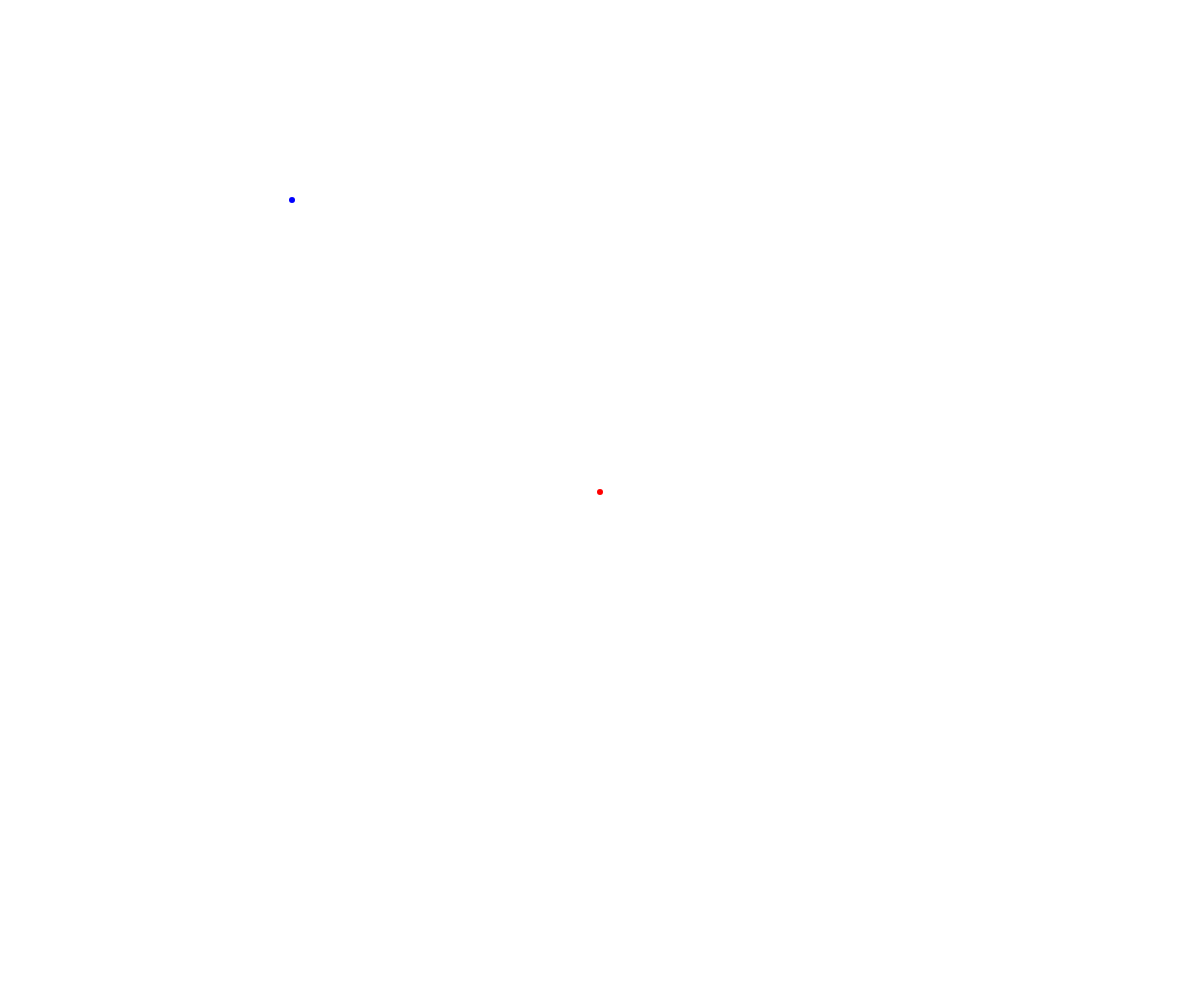
Frame 1 (no input)
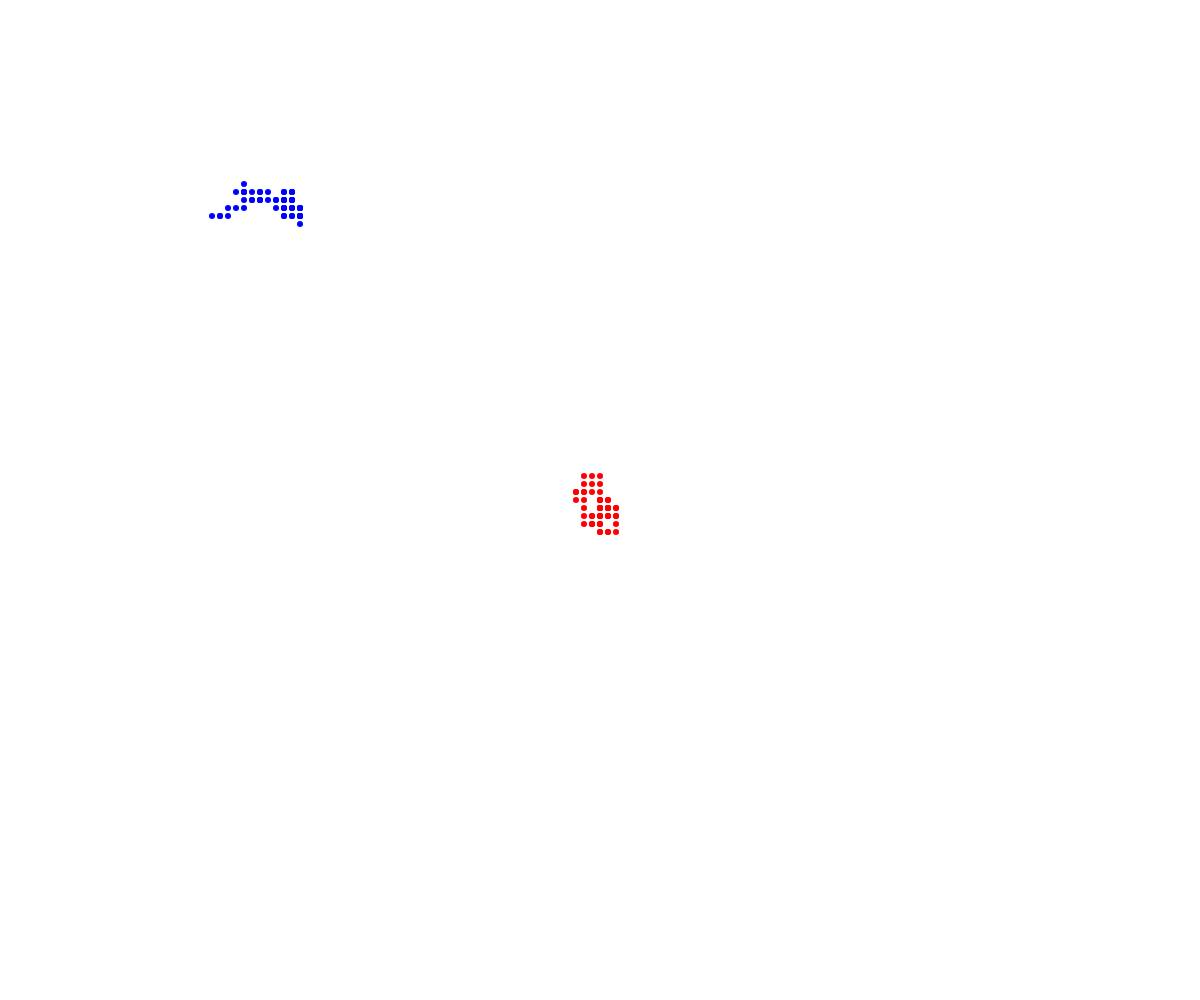
Frame 60 (no input)
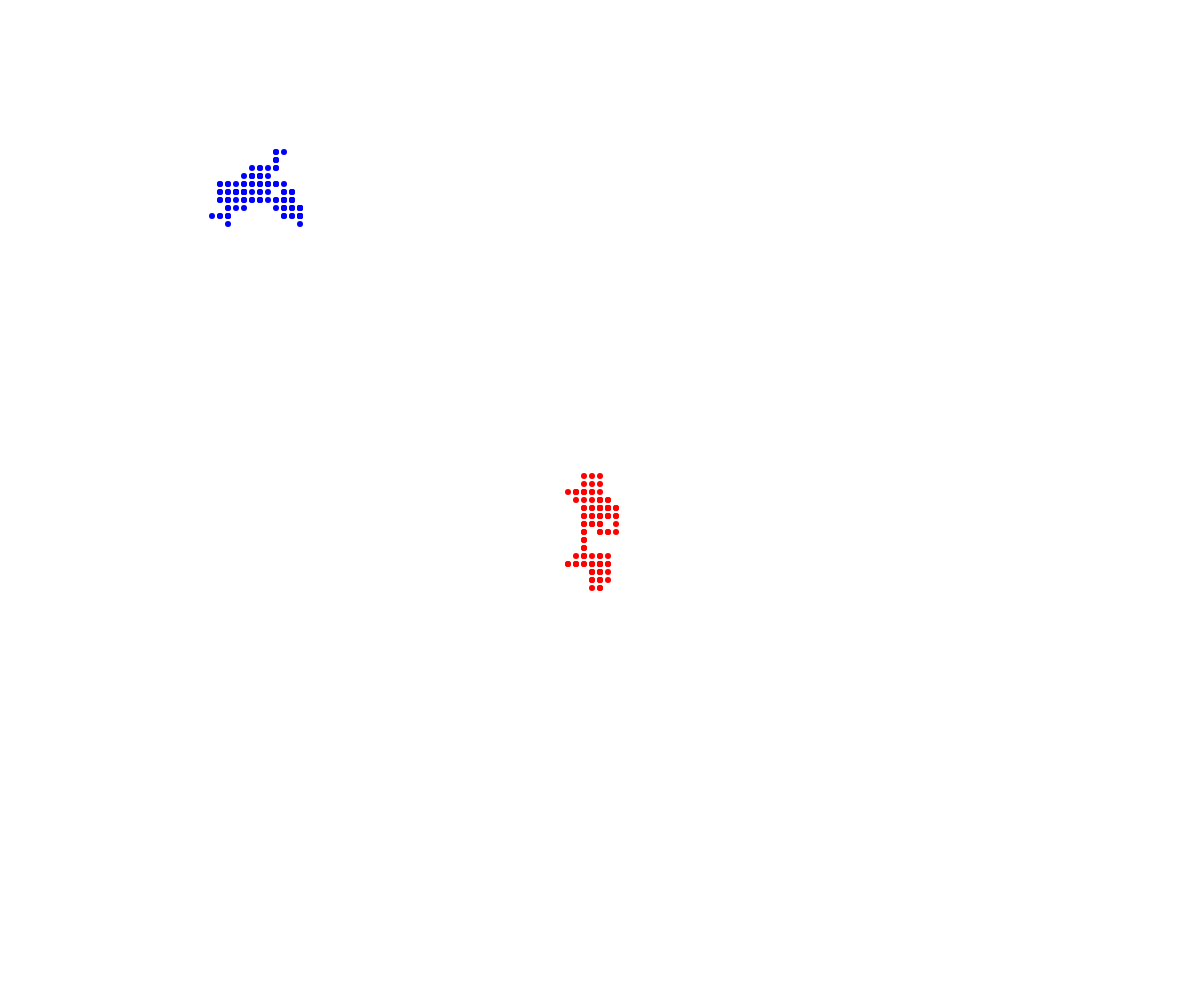
Frame 120 (the mouse pressed at the canvas centre since frame 60)

The p5.js sketch that drew these frames (run headless with seeded random() and noise() and a simulated clock; from frame 60 on, the mouse is pressed at the canvas centre):

// p5.js sketch
// ── sketch.js
// Walker OOP Array Demo

class Walker {
  constructor(x, y, theColor) {
    this.x = x;
    this.y = y;
    this.speed = 8;
    this.radius = 3;
    this.color = theColor;
  }

  display() {
    noStroke();
    fill(this.color);
    circle(this.x, this.y, this.radius*2);
  }

  move() {
    let choice = random(100);
    if (choice < 25) {
      //up
      this.y -= this.speed;
    }
    else if (choice < 50) {
      //down
      this.y += this.speed;
    }
    else if (choice < 75) {
      //left
      this.x -= this.speed;
    }
    else {
      //right
      this.x += this.speed;
    }
  }
}

let luc;
let michael;

function setup() {
  createCanvas(windowWidth, windowHeight);
  luc = new Walker(width/2, height/2, "red");
  michael = new Walker(300, 200, "blue");
}

function draw() {
  michael.move();
  luc.move();

  michael.display();
  luc.display();
}
